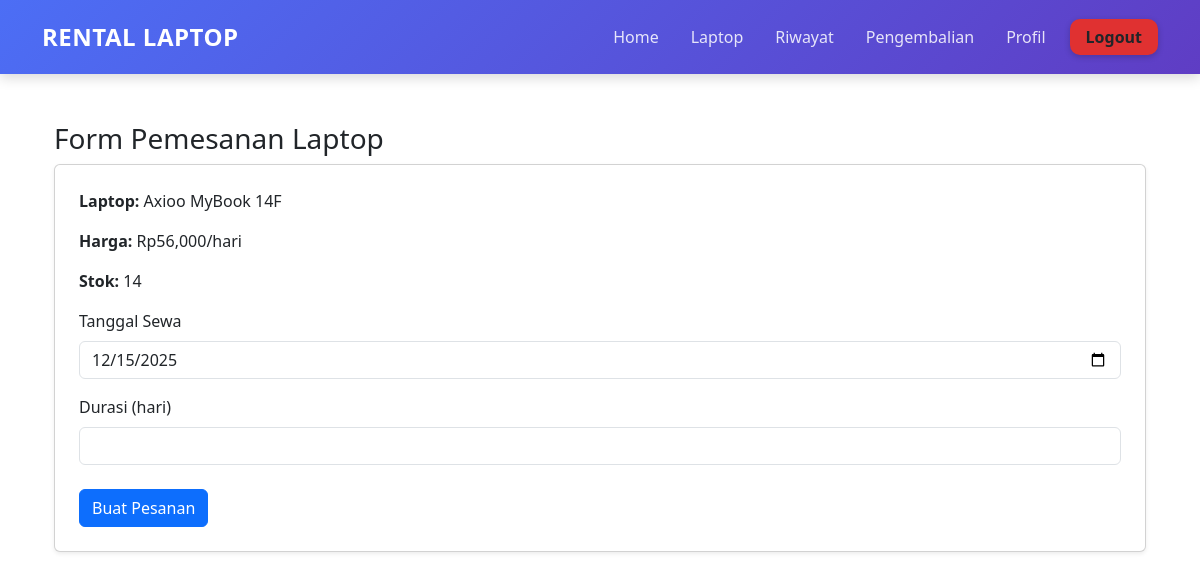
The page /user/pesanan.php?id_laptop=8 (signed in) on the database its author committed.
### tables this page shows
CREATE TABLE `tb_laptop` (
  `id_laptop` int NOT NULL AUTO_INCREMENT,
  `nama` varchar(100) NOT NULL,
  `foto` varchar(255) DEFAULT NULL,
  `spesifikasi` text NOT NULL,
  `harga_per_hari` int DEFAULT NULL,
  `stok` int NOT NULL,
  `status` enum('Tersedia','Disewa') NOT NULL,
  `harga` int NOT NULL,
  PRIMARY KEY (`id_laptop`)
);

### functions.php (called while the page is built)
<?php
require "config/database.php";
function query($sql) {
  global $conn;
  $result = mysqli_query($conn, $sql);
  $rows = [];
  while($row = mysqli_fetch_assoc($result)) {
    $rows[] = $row;
  }
  return $rows;
}
?>

### user/pesanan.php (the view, shortened to what this page needs)
<?php
require "../functions.php";
$id_laptop = intval($_GET['id_laptop']);
$laptop = query("
    SELECT id_laptop, nama, harga AS harga_per_hari, stok
    FROM tb_laptop
    WHERE id_laptop = $id_laptop
");
$l = $laptop[0];
?>
<!DOCTYPE html>
<html lang="id">
<head>
    <link href="https://cdn.jsdelivr.net/npm/bootstrap@5.3.2/dist/css/bootstrap.min.css" rel="stylesheet">
</head>
<body>
<?php require "../assets/user-header.php"; ?>
<div class="container mt-5">
    <h3>Form Pemesanan Laptop</h3>
    <div class="card p-4 shadow-sm">
        <p><strong>Laptop:</strong> <?= htmlspecialchars($l['nama']); ?></p>
        <p><strong>Harga:</strong> Rp<?= number_format($l['harga_per_hari']); ?>/hari</p>
        <p><strong>Stok:</strong> <?= $l['stok']; ?></p>
        <?php if ($l['stok'] <= 0): ?>
            <div class="alert alert-danger">Stok habis!</div>
        <?php else: ?>
        <form method="POST">
            <label class="form-label">Tanggal Sewa</label>
            <input type="date"
                   id="tanggal_sewa"
                   name="tanggal_sewa"
                   class="form-control"
                   min="<?= date('Y-m-d'); ?>"
                   value="<?= date('Y-m-d'); ?>"
                   required>
            <label class="form-label mt-3">Durasi (hari)</label>
            <input type="number"
                   name="durasi"
                   class="form-control"
                   min="1"
                   required>
            <button type="submit" name="pesan" class="btn btn-primary mt-4">
                Buat Pesanan
            </button>
        </form>
        <?php endif; ?>
    </div>
</div>
</body>
</html>

### rows shown on the page
tb_laptop: nama "Axioo MyBook 14F", harga "56,000", stok "14"
